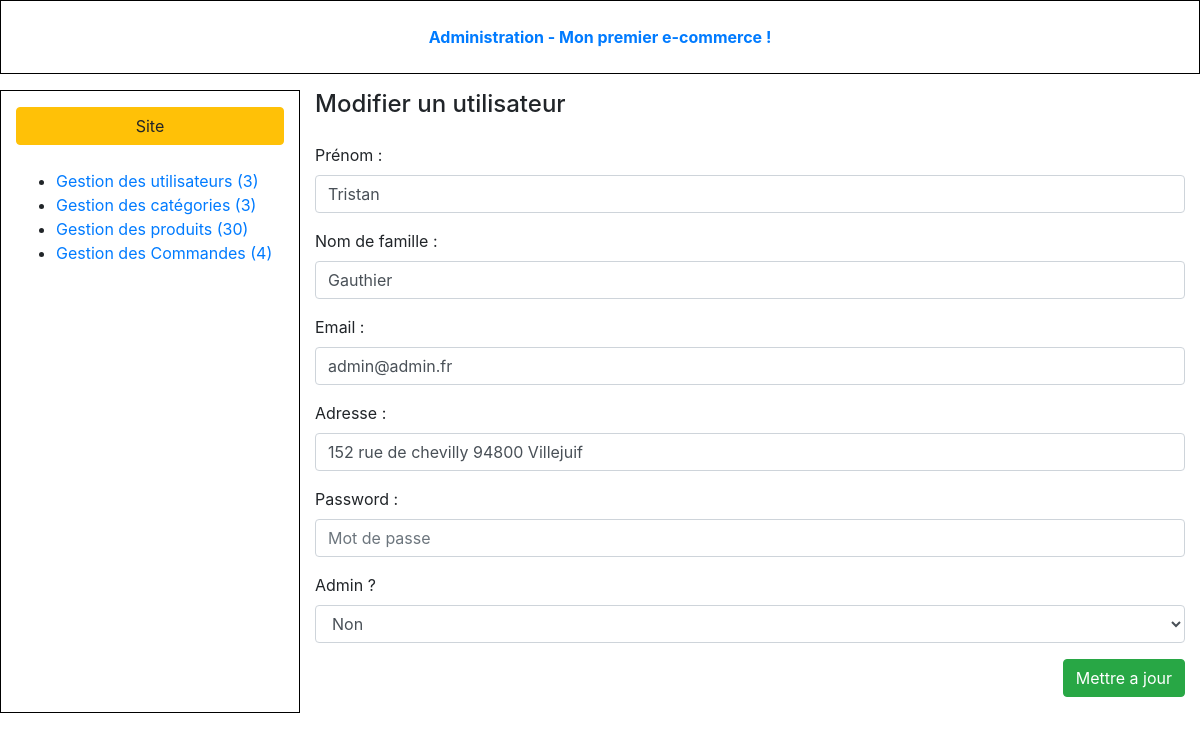
/admin/index.php?controller=users&action=edit&id=1 (signed in), run on the app's committed database.
### tables this page shows
CREATE TABLE IF NOT EXISTS `users` (
  `id` int(11) NOT NULL AUTO_INCREMENT,
  `firstname` varchar(255) NOT NULL,
  `lastname` varchar(255) NOT NULL,
  `email` varchar(255) NOT NULL,
  `adress` text,
  `password` varchar(255) NOT NULL,
  `is_admin` tinyint(1) NOT NULL,
  PRIMARY KEY (`id`)
);

### admin/models/User.php (called while the page is built, shortened)
<?php
function getAllUser(){
    $db = dbConnect();
    $query = $db->query('SELECT * FROM users');
    $result = $query->fetchAll();
    return $result;
}
function getUser($id){
    $db = dbConnect();
    $query = $db->prepare('SELECT * FROM users WHERE id = ?');
    $result = $query->execute([
        $id
    ]);
    $resultQuery = $query->fetch();
    return $resultQuery;
}

### admin/views/userViews/userForm.php (the view, shortened to what this page needs)
<!DOCTYPE html>
<html>
<head>
</head>
<body class="index-body">
<div class="container-fluid">
    <?php require 'assets/partials/header.php' ?>
    <div class="row my-3 index-content">
        <?php require 'assets/partials/nav.php' ?>
        <main class="col-9">
            <header class="pb-3">
                <h4><?= $_GET['action'] == 'edit' ? 'Modifier' : 'Ajouter' ?> un utilisateur</h4>
            </header>
            <form action="index.php?controller=users&action=<?= isset($user) ? 'edit&id='.$_GET['id'] : 'add';  ?>" method="post">
                <div class="form-group">
                    <label for="firstname">Prénom :</label>
                    <input class="form-control"  type="text" placeholder="Prénom" name="firstname" id="firstname" value="<?= isset($user) ? $user['firstname'] : '' ?>" />
                </div>
                <div class="form-group">
                    <label for="lastname">Nom de famille : </label>
                    <input class="form-control"  type="text" placeholder="Nom de famille" name="lastname" id="lastname" value="<?= isset($user) ? $user['lastname'] : '' ?>" />
                </div>
                <div class="form-group">
                    <label for="email">Email :</label>
                    <input class="form-control"  type="email" placeholder="Email" name="email" id="email" value="<?= isset($user) ? $user['email'] : '' ?>" />
                </div>
                <div class="form-group">
                    <label for="adress">Adresse : </label>
                    <input class="form-control" type="text" placeholder="Adresse" name="adress" id="adress" value="<?= isset($user) ? $user['adress'] : '' ?>" />
                </div>
                <div class="form-group">
                    <label for="password">Password : </label>
                    <input class="form-control" type="password" placeholder="Mot de passe" name="password" id="password" />
                </div>
                <div class="form-group">
                    <label for="is_admin"> Admin ?</label>
                    <select class="form-control" name="is_admin" id="is_admin">
                        <option value="0" >Non</option>
                    </select>
                </div>
                <div class="text-right">
                    <input class="btn btn-success" type="submit" name="save" value="<?= isset($user) ? 'Mettre a jour' : 'Enregistrer' ?>" />
                </div>
            </form>
        </main>
    </div>
</div>
</body>
</html>

### data on the page
users: firstname "Tristan", lastname "Gauthier", email "admin@admin.fr", adress "152 rue de chevilly 94800 Villejuif"

### other printed values
$nbUser "3"
$nbCategory "3"
$nbProducts "30"
$nbOrders "4"
